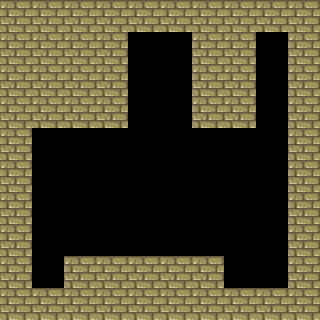

Rendered tile map (Tiled .tmx) drawn with the repository's tilesets; below, a short description and the full map source, tile grids included:
An orthogonal 10x10 tile map with 32x32 px tiles, 1 tile layer (Wall).

<map version="1.9" tiledversion="1.9.2" orientation="orthogonal" renderorder="right-down" width="10" height="10" tilewidth="32" tileheight="32" infinite="0" nextlayerid="3" nextobjectid="15">
 <tileset firstgid="1" source="deserttiles.tsx" />
 <layer id="1" name="Wall" width="10" height="10">
  <data encoding="csv">
10,10,10,10,10,10,10,10,10,10,
10,10,10,10,0,0,10,10,0,10,
10,10,10,10,0,0,10,10,0,10,
10,10,10,10,0,0,10,10,0,10,
10,0,0,0,0,0,0,0,0,10,
10,0,0,0,0,0,0,0,0,10,
10,0,0,0,0,0,0,0,0,10,
10,0,0,0,0,0,0,0,0,10,
10,0,10,10,10,10,10,0,0,10,
10,10,10,10,10,10,10,10,10,10
</data>
 </layer>
</map>
